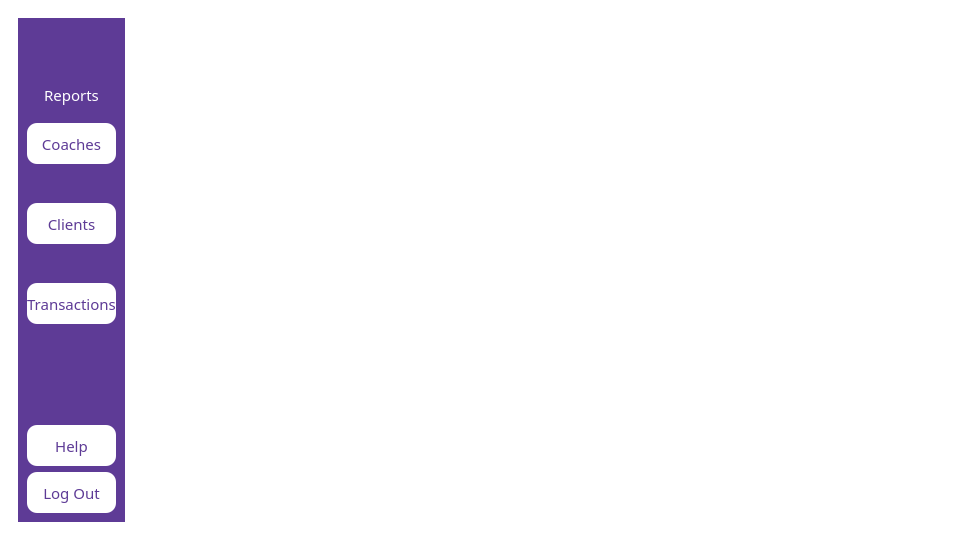
<?xml version="1.0" encoding="UTF-8"?>
<ui version="4.0">
 <class>MainWindow</class>
 <widget class="QMainWindow" name="MainWindow">
  <property name="geometry">
   <rect>
    <x>0</x>
    <y>0</y>
    <width>960</width>
    <height>540</height>
   </rect>
  </property>
  <property name="windowTitle">
   <string>MainWindow</string>
  </property>
  <property name="styleSheet">
   <string notr="true">QMainWindow
{
background:white;
}</string>
  </property>
  <widget class="QWidget" name="centralwidget">
   <property name="styleSheet">
    <string notr="true">QWidget
{
background: white;
}</string>
   </property>
   <layout class="QVBoxLayout" name="verticalLayout">
    <item>
     <widget class="QWidget" name="widget" native="true">
      <layout class="QHBoxLayout" name="horizontalLayout">
       <item>
        <widget class="QWidget" name="widget_2" native="true">
         <property name="sizePolicy">
          <sizepolicy hsizetype="Fixed" vsizetype="Expanding">
           <horstretch>0</horstretch>
           <verstretch>0</verstretch>
          </sizepolicy>
         </property>
         <property name="maximumSize">
          <size>
           <width>139</width>
           <height>16777215</height>
          </size>
         </property>
         <property name="styleSheet">
          <string notr="true">QWidget
{
background-color:#5e3b96;
}</string>
         </property>
         <layout class="QVBoxLayout" name="verticalLayout_2">
          <item>
           <widget class="QLabel" name="label">
            <property name="sizePolicy">
             <sizepolicy hsizetype="Fixed" vsizetype="Fixed">
              <horstretch>0</horstretch>
              <verstretch>0</verstretch>
             </sizepolicy>
            </property>
            <property name="maximumSize">
             <size>
              <width>121</width>
              <height>41</height>
             </size>
            </property>
            <property name="text">
             <string/>
            </property>
            <property name="pixmap">
             <pixmap>../../softeng-main/logos/logog.jpg</pixmap>
            </property>
            <property name="scaledContents">
             <bool>true</bool>
            </property>
           </widget>
          </item>
          <item>
           <widget class="QLabel" name="label_2">
            <property name="sizePolicy">
             <sizepolicy hsizetype="Fixed" vsizetype="Fixed">
              <horstretch>0</horstretch>
              <verstretch>0</verstretch>
             </sizepolicy>
            </property>
            <property name="maximumSize">
             <size>
              <width>121</width>
              <height>41</height>
             </size>
            </property>
            <property name="font">
             <font>
              <family>Arial Black</family>
              <pointsize>11</pointsize>
             </font>
            </property>
            <property name="styleSheet">
             <string notr="true">QLabel
{
color:white;
}</string>
            </property>
            <property name="text">
             <string>Reports</string>
            </property>
            <property name="alignment">
             <set>Qt::AlignmentFlag::AlignCenter</set>
            </property>
           </widget>
          </item>
          <item>
           <widget class="QWidget" name="widget_5" native="true">
            <layout class="QVBoxLayout" name="verticalLayout_4">
             <property name="spacing">
              <number>37</number>
             </property>
             <property name="leftMargin">
              <number>0</number>
             </property>
             <property name="topMargin">
              <number>0</number>
             </property>
             <property name="rightMargin">
              <number>0</number>
             </property>
             <property name="bottomMargin">
              <number>90</number>
             </property>
             <item>
              <widget class="QPushButton" name="coaches">
               <property name="sizePolicy">
                <sizepolicy hsizetype="Fixed" vsizetype="Fixed">
                 <horstretch>0</horstretch>
                 <verstretch>0</verstretch>
                </sizepolicy>
               </property>
               <property name="maximumSize">
                <size>
                 <width>121</width>
                 <height>41</height>
                </size>
               </property>
               <property name="font">
                <font>
                 <family>Arial Black</family>
                 <pointsize>11</pointsize>
                </font>
               </property>
               <property name="styleSheet">
                <string notr="true">QPushButton
{
background-color:white ;
color:#5e3b96;
 border-radius:10px;
}</string>
               </property>
               <property name="text">
                <string>Coaches</string>
               </property>
              </widget>
             </item>
             <item>
              <widget class="QPushButton" name="clients">
               <property name="sizePolicy">
                <sizepolicy hsizetype="Fixed" vsizetype="Fixed">
                 <horstretch>0</horstretch>
                 <verstretch>0</verstretch>
                </sizepolicy>
               </property>
               <property name="maximumSize">
                <size>
                 <width>121</width>
                 <height>41</height>
                </size>
               </property>
               <property name="font">
                <font>
                 <family>Arial Black</family>
                 <pointsize>11</pointsize>
                </font>
               </property>
               <property name="styleSheet">
                <string notr="true">QPushButton
{
background-color:white ;
color:#5e3b96;
 border-radius:10px;
}</string>
               </property>
               <property name="text">
                <string>Clients</string>
               </property>
              </widget>
             </item>
             <item>
              <widget class="QPushButton" name="transactions">
               <property name="sizePolicy">
                <sizepolicy hsizetype="Fixed" vsizetype="Fixed">
                 <horstretch>0</horstretch>
                 <verstretch>0</verstretch>
                </sizepolicy>
               </property>
               <property name="maximumSize">
                <size>
                 <width>121</width>
                 <height>41</height>
                </size>
               </property>
               <property name="font">
                <font>
                 <family>Arial Black</family>
                 <pointsize>11</pointsize>
                </font>
               </property>
               <property name="styleSheet">
                <string notr="true">QPushButton
{
background-color:white ;
color:#5e3b96;
 border-radius:10px;
}</string>
               </property>
               <property name="text">
                <string>Transactions</string>
               </property>
              </widget>
             </item>
            </layout>
           </widget>
          </item>
          <item>
           <widget class="QPushButton" name="help">
            <property name="sizePolicy">
             <sizepolicy hsizetype="Fixed" vsizetype="Fixed">
              <horstretch>0</horstretch>
              <verstretch>0</verstretch>
             </sizepolicy>
            </property>
            <property name="maximumSize">
             <size>
              <width>121</width>
              <height>41</height>
             </size>
            </property>
            <property name="font">
             <font>
              <family>Arial Black</family>
              <pointsize>11</pointsize>
             </font>
            </property>
            <property name="styleSheet">
             <string notr="true">QPushButton
{
background-color:white ;
color:#5e3b96;
 border-radius:10px;
}</string>
            </property>
            <property name="text">
             <string>Help</string>
            </property>
           </widget>
          </item>
          <item>
           <widget class="QPushButton" name="logout">
            <property name="sizePolicy">
             <sizepolicy hsizetype="Fixed" vsizetype="Fixed">
              <horstretch>0</horstretch>
              <verstretch>0</verstretch>
             </sizepolicy>
            </property>
            <property name="maximumSize">
             <size>
              <width>121</width>
              <height>41</height>
             </size>
            </property>
            <property name="font">
             <font>
              <family>Arial Black</family>
              <pointsize>11</pointsize>
             </font>
            </property>
            <property name="styleSheet">
             <string notr="true">QPushButton
{
background-color:white ;
color:#5e3b96;
 border-radius:10px;
}</string>
            </property>
            <property name="text">
             <string>Log Out</string>
            </property>
           </widget>
          </item>
         </layout>
        </widget>
       </item>
       <item>
        <spacer name="horizontalSpacer">
         <property name="orientation">
          <enum>Qt::Orientation::Horizontal</enum>
         </property>
         <property name="sizeType">
          <enum>QSizePolicy::Policy::Fixed</enum>
         </property>
         <property name="sizeHint" stdset="0">
          <size>
           <width>40</width>
           <height>20</height>
          </size>
         </property>
        </spacer>
       </item>
       <item>
        <widget class="QWidget" name="widget_3" native="true">
         <layout class="QHBoxLayout" name="horizontalLayout_2">
          <item>
           <spacer name="horizontalSpacer_2">
            <property name="orientation">
             <enum>Qt::Orientation::Horizontal</enum>
            </property>
            <property name="sizeHint" stdset="0">
             <size>
              <width>40</width>
              <height>20</height>
             </size>
            </property>
           </spacer>
          </item>
          <item>
           <widget class="QWidget" name="widget_4" native="true">
            <layout class="QVBoxLayout" name="verticalLayout_3">
             <item>
              <spacer name="verticalSpacer">
               <property name="orientation">
                <enum>Qt::Orientation::Vertical</enum>
               </property>
               <property name="sizeHint" stdset="0">
                <size>
                 <width>20</width>
                 <height>40</height>
                </size>
               </property>
              </spacer>
             </item>
             <item>
              <widget class="QLabel" name="logo">
               <property name="text">
                <string/>
               </property>
               <property name="pixmap">
                <pixmap>../../softeng-main/logos/Anytime_Fitness_logo.png</pixmap>
               </property>
               <property name="scaledContents">
                <bool>false</bool>
               </property>
               <property name="wordWrap">
                <bool>true</bool>
               </property>
              </widget>
             </item>
             <item>
              <spacer name="verticalSpacer_2">
               <property name="orientation">
                <enum>Qt::Orientation::Vertical</enum>
               </property>
               <property name="sizeHint" stdset="0">
                <size>
                 <width>20</width>
                 <height>40</height>
                </size>
               </property>
              </spacer>
             </item>
            </layout>
           </widget>
          </item>
          <item>
           <spacer name="horizontalSpacer_3">
            <property name="orientation">
             <enum>Qt::Orientation::Horizontal</enum>
            </property>
            <property name="sizeHint" stdset="0">
             <size>
              <width>40</width>
              <height>20</height>
             </size>
            </property>
           </spacer>
          </item>
         </layout>
        </widget>
       </item>
      </layout>
     </widget>
    </item>
   </layout>
  </widget>
 </widget>
 <resources/>
 <connections/>
</ui>
